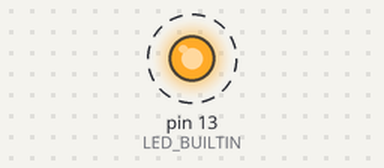
A sketch run on a simulated Arduino Leonardo, built with avr-gcc and run on an emulated ATmega32U4. On the bench: output pins drawn as LEDs (lit = HIGH). Dashed ring = blinking. USB keyboard and mouse output is not drawn.

Above: at 21.6 s.
Timing chart, 0 to 26.3 s (numbered marks = the images above):
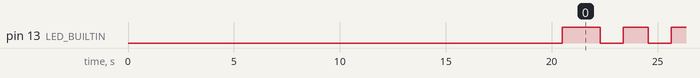

The sketch:

Android_Page_Flipping.ino
```cpp
#include <Mouse.h>
int pages = 3; //The number of pages that will be flipped
int swipeLength = 9;//this might change, depending on the device.
void setup() {
  pinMode(LED_BUILTIN, OUTPUT);
  Mouse.end(); //give myself a chance to upload a sketch
  delay(20000);
  Mouse.begin();
  Mouse.click();
  delay(500);
  for (int i = 0; i < swipeLength; i++) {
    digitalWrite(LED_BUILTIN, HIGH);
    Mouse.press();
    Mouse.move(-swipeLength, 0, 0);
    delay(10);
  }
  delay(500);
}
void loop() {
  for (int i = 0; i < pages; i++) {
    for (int i = 0; i < swipeLength; i++) {
      digitalWrite(LED_BUILTIN, HIGH);
      Mouse.press();
      Mouse.move(-10, 0, 0);
      delay(10);
    }
    delay(100);
    Mouse.release();
    delay(1000);
    digitalWrite(LED_BUILTIN, LOW);
    delay(1000);
    for (int i = 0; i < swipeLength; i++) {
      Mouse.move(10, 0, 0);
      delay(10);
    }
  }
  for (int i = 0; i < swipeLength; i++) {
    digitalWrite(LED_BUILTIN, HIGH);
    Mouse.move(-10, 0, 0);
    delay(10);
  }
  for (int i = 0; i < pages; i++) {
    digitalWrite(LED_BUILTIN, HIGH);
    Mouse.press();
    for (int i = 0; i < swipeLength; i++) {
      Mouse.move(10, 0, 0);
      delay(10);
    }
    delay(100);
    Mouse.release();
    delay(1000);
    digitalWrite(LED_BUILTIN, LOW);
    delay(1000);
    for (int i = 0; i < swipeLength; i++) {
      Mouse.move(-10, 0, 0);
      delay(10);
    }
  }
  for (int i = 0; i < swipeLength; i++) {
    digitalWrite(LED_BUILTIN, HIGH);
    Mouse.move(10, 0, 0);
    delay(10);
  }
}
```

Measured:
- by itself, pin 13 (LED_BUILTIN): alternates HIGH for 1.2 s and LOW for 1.1 s
